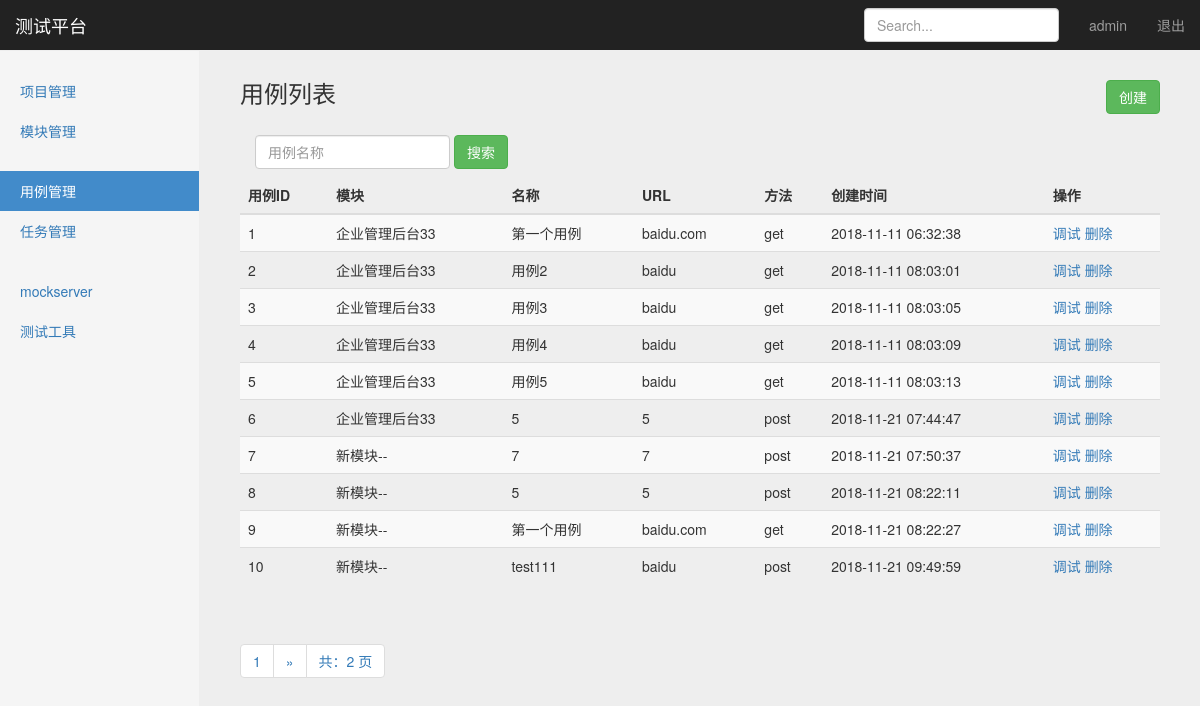
The app's page /interface/case_manage/ (signed in) with its own data.
### interface_app/models.py (models this page shows, shortened)
class TestCase(models.Model):
    module = models.ForeignKey(Module, on_delete=models.CASCADE) # on_delete参数表示项目删除后，模块也跟随删除
    name = models.CharField("名称", max_length=100, blank=False, default="")
    url = models.TextField("URL", default="")
    req_method = models.CharField("方法", max_length=10, default="")
    req_type = models.CharField("参数类型", max_length=10, default="")
    req_header = models.TextField("header", default="")
    req_parameter = models.TextField("参数", default="")
    reponses_assert = models.TextField("验证", default="")
    create_time = models.DateTimeField("创建时间", auto_now_add=True)

### projects_app/models.py (models this page shows)
class Module(models.Model):
    project = models.ForeignKey(Project, on_delete=models.CASCADE) # on_delete参数表示项目删除后，模块也跟随删除
    name = models.CharField("名称", max_length=100, blank=False, default="")
    description = models.TextField("描述", default="")
    create_time = models.DateTimeField("创建时间", auto_now=True)
    def __str__(self):
        return self.name

### interface_app/views/testcase_views.py (the view)
# urls.py: path('case_manage/', testcase_views.case_manage),
@login_required
def case_manage(request):
    testcases = TestCase.objects.all()
    paginator = Paginator(testcases, 10)
    page = request.GET.get('page')
    try:
        contacts = paginator.page(page)
    except PageNotAnInteger:
        contacts = paginator.page(1)
    except EmptyPage:
        contacts = paginator.page(paginator.num_pages)
    if request.method == "GET":
        return render(request, "case_manage.html", {
            "type": "list",
            "testcases": contacts,
        })
    else:
        return HttpResponse("404")

### templates/case_manage.html (shortened to what this page needs)
{% extends "base.html" %}
{% block content %}
    <nav class="navbar navbar-inverse navbar-fixed-top">
      <div class="container-fluid">
        <div class="navbar-header">
          <a class="navbar-brand" href="#">测试平台</a>
        </div>
        <div id="navbar" class="navbar-collapse collapse">
          <ul class="nav navbar-nav navbar-right">
            <li><a href="#">{{user}}</a></li>
            <li><a href="/logout/">退出</a></li>
          </ul>
          <form class="navbar-form navbar-right">
            <input type="text" class="form-control" placeholder="Search...">
          </form>
        </div>
      </div>
    </nav>
    <div class="container-fluid">
        <div class="row">
            <div class="col-sm-3 col-md-2 sidebar">
                <ul class="nav nav-sidebar">
                    <li ><a href="/manage/project_manage/">项目管理</a></li>
                    <li ><a href="/manage/module_manage/">模块管理</a></li>
                </ul>
                <ul class="nav nav-sidebar">
                    <li class="active"><a href="/interface/case_manage">用例管理</a></li>
                    <li><a href="">任务管理</a></li>
                </ul>
                <ul class="nav nav-sidebar">
                    <li><a href="">mockserver</a></li>
                    <li><a href="">测试工具</a></li>
                </ul>
            </div>
        </div>
    </div>
    {% if type == 'list'%}
        <div class="col-sm-9 col-sm-offset-3 col-md-10 col-md-offset-2 main">
            <h3 class="sub-header">用例列表
                <button type="button" class="btn btn-success" style="float: right;"
                onclick="window.location.href='/interface/case_add/'">创建</button>
            </h3>
            <div class="table-responsive">
                <form class="navbar-form" method="get" action="/interface/search_case_name/">
                    <div class="form-group">
                        <input name="case_name" type="text" placeholder="用例名称" class="form-control">
                    </div>
                    <button type="submit" class="btn btn-success">搜索</button>
                </form>
            <table class="table table-striped">
              <thead>
                <tr>
                  <th>用例ID</th>
                  <th>模块</th>
                  <th>名称</th>
                  <th>URL</th>
                  <th>方法</th>
                  <th>创建时间</th>
                  <th>操作</th>
                </tr>
              </thead>
              <tbody>
                {% for case in testcases %}
                <tr>
                  <td>{{case.id}}</td>
                  <td>{{case.module}}</td>
                  <td>{{case.name}}</td>
                  <td>{{case.url}}</td>
                  <td>{{case.req_method}}</td>
                  <td>{{case.create_time | date:"Y-m-d H:i:s" }}</td>
                  <td>
                    <a href="/interface/case_debug/{{case.id}}/">调试</a>
                    <a href="/manage/project_delete/{{case.id}}/">删除</a>
                  </td>
                </tr>
              {% endfor %}
              </tbody>
            </table>
          </div>
            <div class="pagination">
                <span class="step-links">
                    <ul class="pagination">
                        <li><a href="#">{{ testcases.number }}</a></li>
                        {% if testcases.has_next %}
                            {% if case_name %}
                                <li><a href="?case_name={{ case_name }}&page={{ testcases.next_page_number }}">&raquo;</a></li>
                            {% else %}
                                <li><a href="?page={{ testcases.next_page_number }}">&raquo;</a></li>
                            {% endif %}
                        {% endif %}
                        <li><a href="#">共：{{ testcases.paginator.num_pages }} 页</a></li>
                    </ul>
                </span>
            </div>
        </div>
    {% endif %}
{% endblock %}

### static/css/dashboard.css (style rules this page uses)
body { padding-top: 50px; }
.sub-header { padding-bottom: 10px; border-bottom: 1px solid #eee; }
.navbar-fixed-top { border: 0; }
.sidebar { display: none; }
@media (min-width: 768px) { .sidebar { position: fixed; top: 51px; bottom: 0; left: 0; z-index: 1000; display: block; padding: 20px; overflow-x: hidden; overflow-y: auto; background-color: #f5f5f5; border-right: 1px solid #eee; } }
.nav-sidebar { margin-right: -21px; margin-bottom: 20px; margin-left: -20px; }
.nav-sidebar > li > a { padding-right: 20px; padding-left: 20px; }
.nav-sidebar > .active > a, .nav-sidebar > .active > a:hover, .nav-sidebar > .active > a:focus { color: #fff; background-color: #428bca; }
.main { padding: 20px; }
@media (min-width: 768px) { .main { padding-right: 40px; padding-left: 40px; } }

### static/css/signin.css (style rules this page uses)
body { padding-top: 40px; padding-bottom: 40px; background-color: #eee; }

### records on screen
TestCase: id "1", module "企业管理后台33", name "第一个用例", url "baidu.com", req_method "get", create_time "2018-11-11 06:32:38"
TestCase: id "2", module "企业管理后台33", name "用例2", url "baidu", req_method "get", create_time "2018-11-11 08:03:01"
TestCase: id "3", module "企业管理后台33", name "用例3", url "baidu", req_method "get", create_time "2018-11-11 08:03:05"
TestCase: id "4", module "企业管理后台33", name "用例4", url "baidu", req_method "get", create_time "2018-11-11 08:03:09"
TestCase: id "5", module "企业管理后台33", name "用例5", url "baidu", req_method "get", create_time "2018-11-11 08:03:13"
TestCase: id "6", module "企业管理后台33", name "5", url "5", req_method "post", create_time "2018-11-21 07:44:47"
TestCase: id "7", module "新模块--", name "7", url "7", req_method "post", create_time "2018-11-21 07:50:37"
TestCase: id "8", module "新模块--", name "5", url "5", req_method "post", create_time "2018-11-21 08:22:11"
TestCase: id "9", module "新模块--", name "第一个用例", url "baidu.com", req_method "get", create_time "2018-11-21 08:22:27"
TestCase: id "10", module "新模块--", name "test111", url "baidu", req_method "post", create_time "2018-11-21 09:49:59"

### other values on screen
{{ user }} "admin"
{{ testcases.number }} "1"
{{ testcases.paginator.num_pages }} "2"
